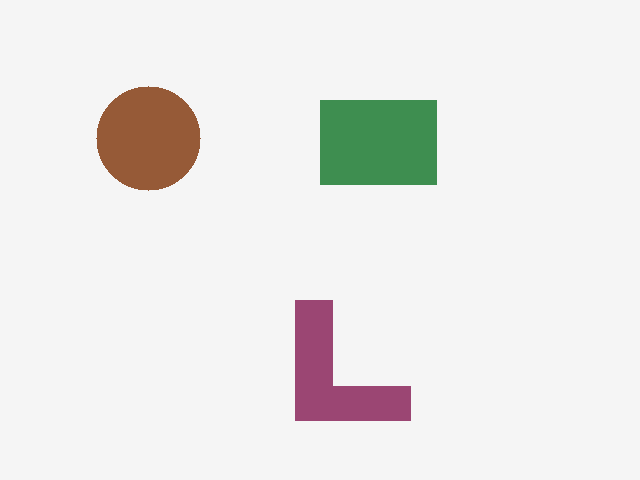
#> input picture Vision_AI/experiments/20261024_baseline_v1/original_run/outputs/synthetic_scene.png, 640 x 480 px
$ python shape_baseline.py
#> lines starting #> are read from the running program, lines starting #| are printed output that depends on the picture; after the words box and inside, x2 and y2 are one past the last pixel; in counts of white or black regions, pixels touching at a corner belong together
"""Illustrative RGB shape localization. Not a production gripper controller."""
import json
import math
from pathlib import Path
import cv2
import numpy as np

ROOT = Path(__file__).resolve().parents[1]


def detect_shapes(image):
    gray = cv2.cvtColor(image, cv2.COLOR_BGR2GRAY)
    foreground = cv2.threshold(gray, 225, 255, cv2.THRESH_BINARY_INV)[1]
    foreground = cv2.morphologyEx(
        foreground, cv2.MORPH_OPEN, np.ones((3, 3), dtype=np.uint8))
    contours, _ = cv2.findContours(foreground, cv2.RETR_EXTERNAL,
                                   cv2.CHAIN_APPROX_SIMPLE)
    items = []
    for cnt in contours:
        area = cv2.contourArea(cnt)
        if area < 800:
            continue
        perimeter = cv2.arcLength(cnt, True)
        if not perimeter:
            continue
        circularity = 4 * math.pi * area / (perimeter * perimeter)
        hull_area = cv2.contourArea(cv2.convexHull(cnt))
        solidity = area / hull_area if hull_area > 0 else 0
        if circularity > 0.83:
            label = 'cylinder_top_view'
        elif solidity < 0.86:
            label = 'l_bracket_top_view'
        else:
            label = 'block_top_view'
        moments = cv2.moments(cnt)
        if not moments['m00']:
            continue
        cx = moments['m10'] / moments['m00']
        cy = moments['m01'] / moments['m00']
        (rect_cx, rect_cy), (width, height), angle = cv2.minAreaRect(cnt)
        items.append({
            'type': label,
            'center_px': [round(cx, 2), round(cy, 2)],
            'box_center_px': [round(rect_cx, 2), round(rect_cy, 2)],
            'box_size_px': [round(width, 2), round(height, 2)],
            'box_angle_deg': round(angle, 2),
            'area_px2': round(area, 1),
            'circularity': round(circularity, 3),
            'solidity': round(solidity, 3),
        })
    return sorted(items, key=lambda item: item['center_px'][1])


def annotate(image, items):
    canvas = image.copy()
    for i, item in enumerate(items):
        x, y = [int(round(v)) for v in item['center_px']]
        cv2.circle(canvas, (x, y), 5, (0, 0, 0), -1)
        cv2.putText(canvas, f"{i+1} {item['type']}", (x - 50, y - 15),
                    cv2.FONT_HERSHEY_SIMPLEX, 0.5, (0, 0, 0), 1, cv2.LINE_AA)
    return canvas


def run(image_path, output_dir):
    image = cv2.imread(str(image_path))
#> image is the input picture: shape (480, 640, 3); mean B, G, R 231.3, 233.2, 234.3
    if image is None:
        raise FileNotFoundError(f'Could not load image: {image_path}')
    output_dir.mkdir(parents=True, exist_ok=True)
    result = detect_shapes(image)
#> in detect_shapes, `gray = cv2.cvtColor(image, cv2.COLOR_BGR2GRAY)`:
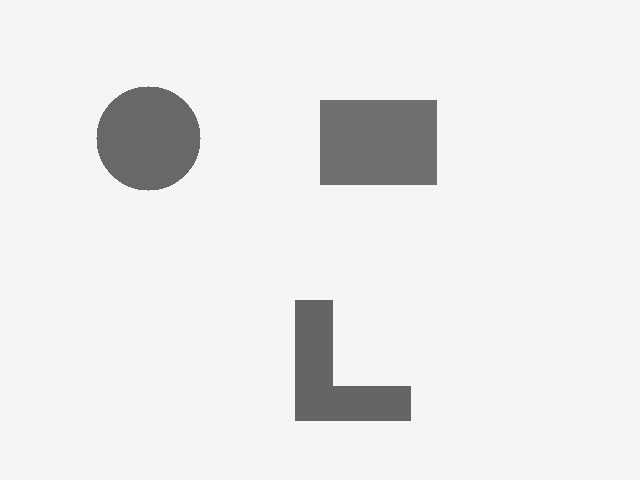
#> gray: shape (480, 640); min 101, max 245, mean 233.3
#> in detect_shapes, `foreground = cv2.threshold(gray, 225, 255, cv2.THRESH_BINARY_INV)[1]`:
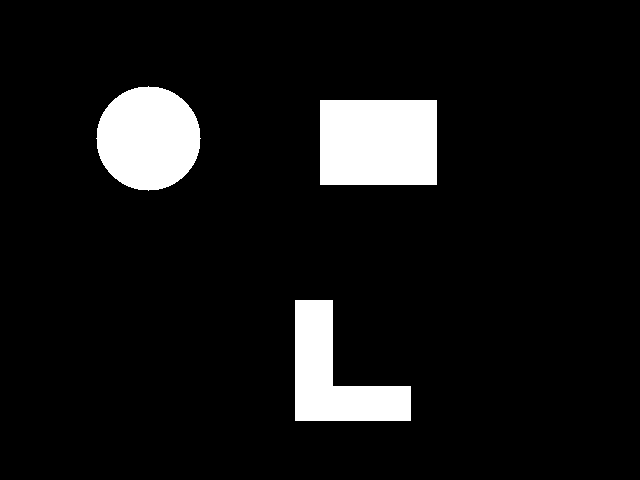
#> foreground: shape (480, 640); 8.4% white; 3 white regions, box (x1, y1, x2, y2) and area: (320, 100, 437, 185) 9945, (96, 86, 201, 191) 8497, (295, 300, 411, 421) 7328
#> in detect_shapes, `foreground = cv2.morphologyEx( foreground, cv2.MORPH_OPEN, np.ones((3,..`: foreground: shape (480, 640); 8.4% white; 3 white regions
#> in detect_shapes, `contours, _ = cv2.findContours(foreground, cv2.RETR_EXTERNAL, cv2.CHAI..`: contours = 3 contours; box (x1, y1, x2, y2) and area: (320, 100, 437, 185) 9744, (97, 87, 200, 190) 8346, (295, 300, 411, 421) 7092
#> the loop in detect_shapes, `for cnt in contours:` made 3 passes
#> (cnt, area, perimeter, circularity, hull_area, solidity, label, cx) on pass 2: ([[320, 100], [320, 184], [436, 184], [436, 100]], 9744, 400, 0.765, 9744, 1, 'block_top_view', 378)
#> (area, perimeter, circularity, hull_area, solidity, label, cx, cy) on passes 1, 3: (7092.5, 469.4, 0.404, 10446, 0.679, 'l_bracket_top_view', 335, 376.1), (8346, 340, 0.907, 8406, 0.993, 'cylinder_top_view', 148, 138)
#> after the loop in detect_shapes, `for cnt in contours:`: items = 3 items
#> result = 3 items
    cv2.imwrite(str(output_dir / 'annotated.png'), annotate(image, result))
#> the loop in annotate, `for i, item in enumerate(items):` made 3 passes
#> (x, y) on passes 1 to 3: (148, 138), (378, 142), (335, 376)
#> after the loop in annotate, `for i, item in enumerate(items):`:
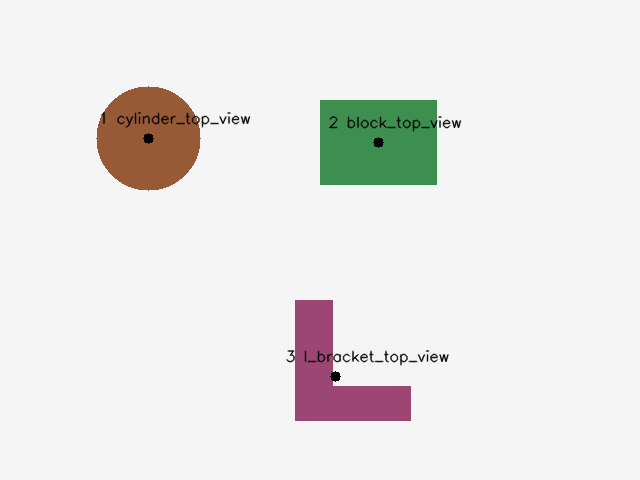
#> canvas: shape (480, 640, 3); 0.97% of pixels changed, all inside (x1, y1, x2, y2) = (101, 112, 462, 382)
    (output_dir / 'detections.json').write_text(
        json.dumps({'coordinate_system': 'image_pixels_only', 'objects': result},
                   ensure_ascii=False, indent=2), encoding='utf-8')
    return result


if __name__ == '__main__':
    import argparse
    parser = argparse.ArgumentParser()
    parser.add_argument('--input', default=str(ROOT / 'outputs' / 'synthetic_scene.png'))
    parser.add_argument('--output', default=str(ROOT / 'outputs'))
    args = parser.parse_args()
    objects = run(Path(args.input), Path(args.output))
#> objects = 3 items
    print(json.dumps(objects, ensure_ascii=False, indent=2))
#> (printed output is left out)
    print('WARNING: image pixel coordinates cannot be used as robot motion coordinates')
